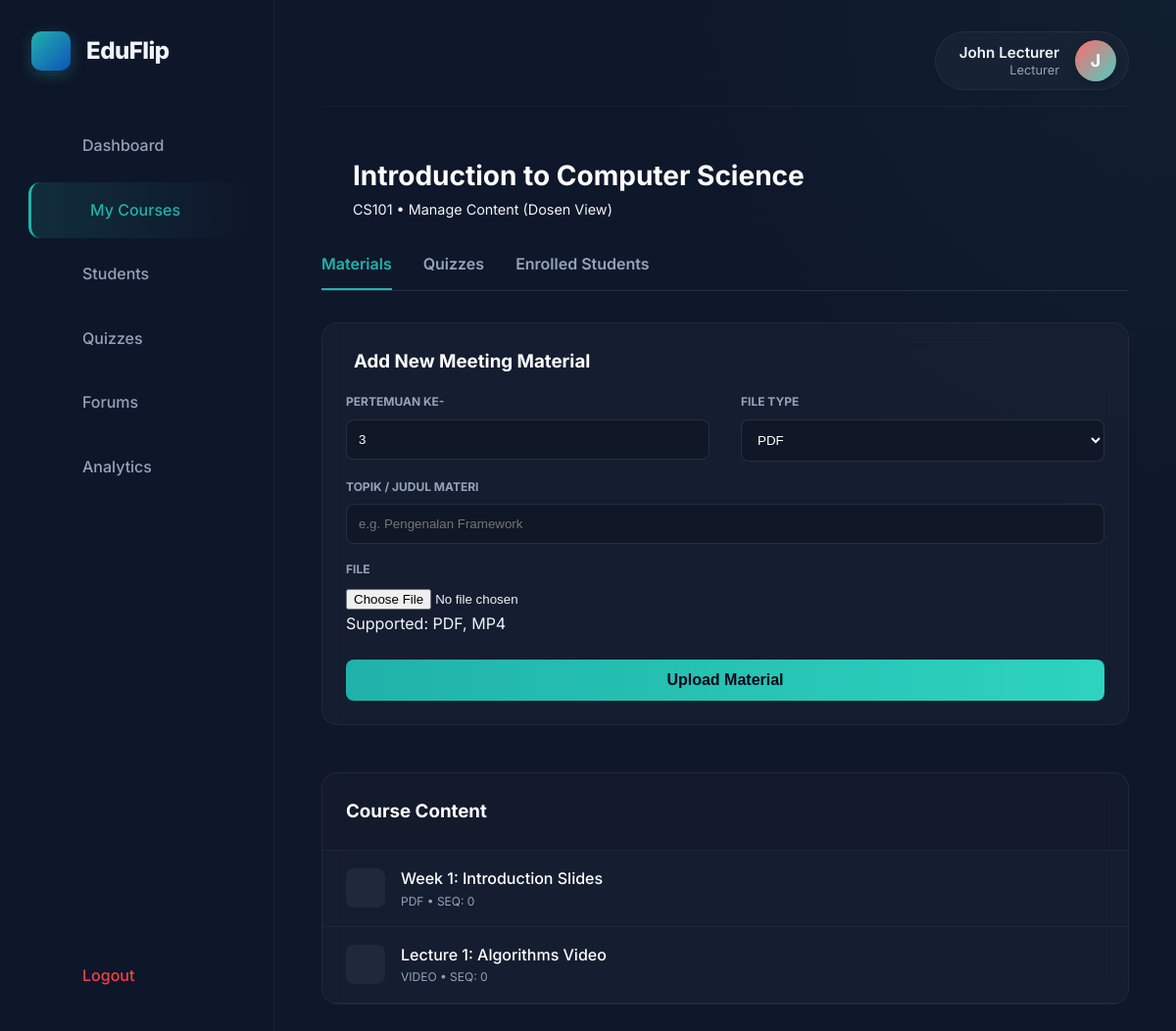
The page /web/public/dosen/manage_course.php?id=1 (signed in) on the database as committed earlier.
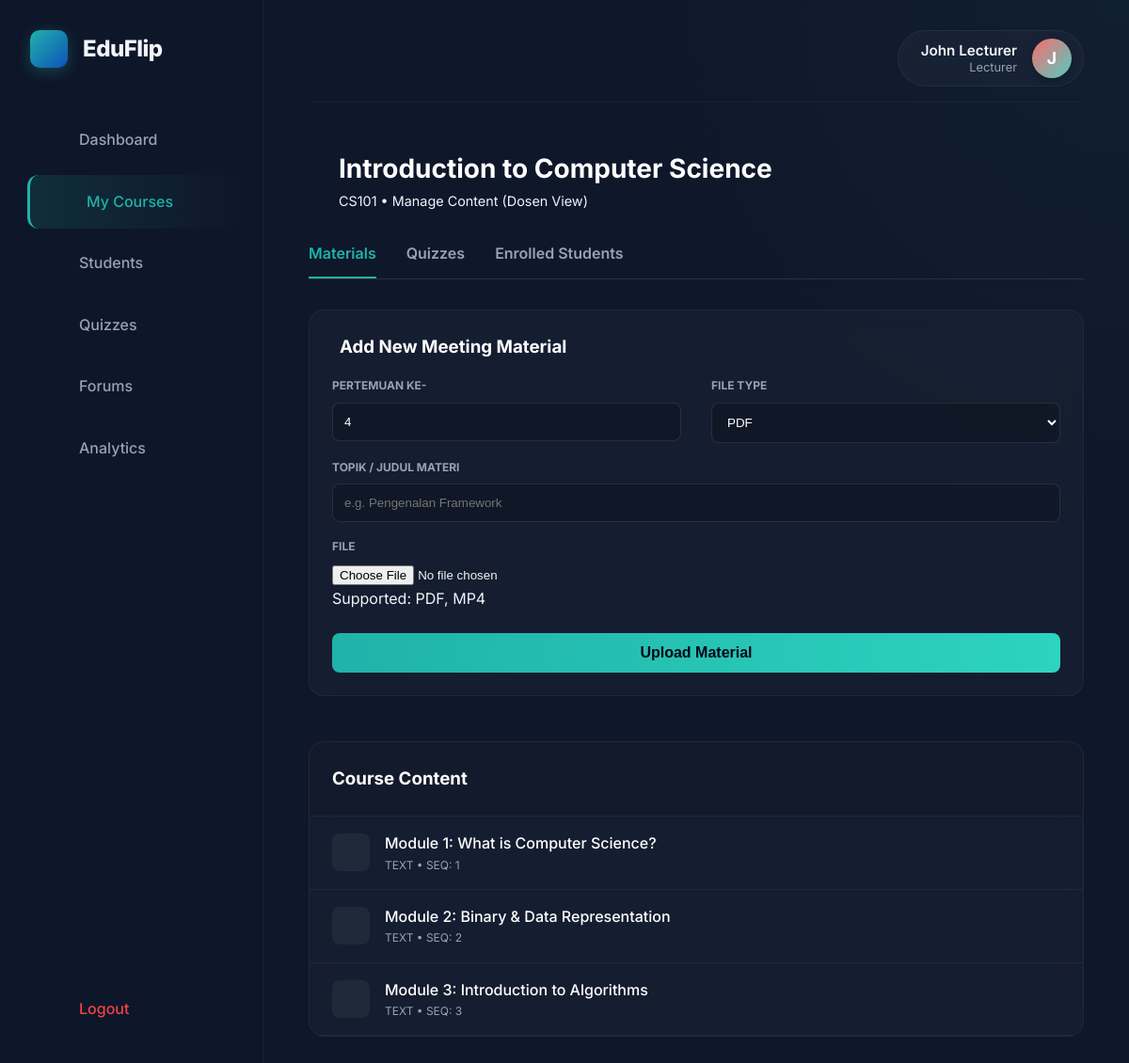
The same page on the database as committed later.
### tables this page shows
CREATE TABLE `materials` (
  `id` int NOT NULL AUTO_INCREMENT,
  `course_id` int NOT NULL,
  `title` varchar(255) NOT NULL,
  `description` text,
  `file_path` varchar(500) DEFAULT NULL,
  `file_type` enum('pdf','video','slide','text','url') NOT NULL,
  `file_size` int DEFAULT NULL,
  `order_sequence` int DEFAULT '0',
  `prerequisite_material_id` int DEFAULT NULL,
  `requires_quiz_pass` tinyint(1) DEFAULT '0',
  `minimum_quiz_score` int DEFAULT '70',
  `uploaded_by` int NOT NULL,
  `status` enum('draft','published') DEFAULT 'published',
  `created_at` timestamp NULL DEFAULT CURRENT_TIMESTAMP,
  `updated_at` timestamp NULL DEFAULT CURRENT_TIMESTAMP ON UPDATE CURRENT_TIMESTAMP,
  PRIMARY KEY (`id`),
  KEY `prerequisite_material_id` (`prerequisite_material_id`),
  KEY `uploaded_by` (`uploaded_by`),
  KEY `idx_course` (`course_id`),
  KEY `idx_order` (`order_sequence`),
  CONSTRAINT `materials_ibfk_1` FOREIGN KEY (`course_id`) REFERENCES `courses` (`id`) ON DELETE CASCADE,
  CONSTRAINT `materials_ibfk_2` FOREIGN KEY (`prerequisite_material_id`) REFERENCES `materials` (`id`) ON DELETE SET NULL,
  CONSTRAINT `materials_ibfk_3` FOREIGN KEY (`uploaded_by`) REFERENCES `users` (`id`)
);

### web/public/dosen/manage_course.php (the view, shortened to what the changed rows need)
<?php
require_once '../../includes/auth.php';
$course_id = $_GET['id'] ?? 0;
$user_id = $_SESSION['user_id'];
$user_role = $_SESSION['role'];
if ($user_role === 'admin') {
    $stmt = $pdo->prepare("SELECT * FROM courses WHERE id = ?");
    $stmt->execute([$course_id]);
} else {
    $stmt = $pdo->prepare("SELECT * FROM courses WHERE id = ? AND created_by = ?");
    $stmt->execute([$course_id, $user_id]);
}
$course = $stmt->fetch(PDO::FETCH_ASSOC);
$stmt = $pdo->prepare("SELECT * FROM materials WHERE course_id = ? ORDER BY order_sequence ASC, created_at DESC");
$stmt->execute([$course_id]);
$materials = $stmt->fetchAll(PDO::FETCH_ASSOC);
$activeTab = $_GET['tab'] ?? 'materials';
include 'includes/header.php';
?>
             <div class="reveal-element">
                <div style="display: flex; align-items: center; gap: 1rem; margin-bottom: 2rem;">
                    <div>
                        <h1 style="font-size: 1.75rem; font-weight: 700; margin: 0; color: white;"><?php echo htmlspecialchars($course['course_name']); ?></h1>
                    </div>
                </div>
                <?php if ($activeTab == 'materials'): ?>
                    <div class="grid grid-cols-1 lg:grid-cols-3 gap-6">
                        <div class="lg:col-span-1">
                            <div style="background: rgba(30, 41, 59, 0.4); backdrop-filter: blur(12px); border-radius: 16px; padding: 1.5rem; border: 1px solid rgba(255,255,255,0.05);">
                                <h3 style="color: white; font-weight: 700; margin-bottom: 1rem; display: flex; align-items: center; gap: 0.5rem;"><i class="ri-add-circle-line text-emerald-400"></i> Add New Meeting Material</h3>
                                <form method="POST" enctype="multipart/form-data">
                                    <div class="grid grid-cols-2 gap-4">
                                        <div style="margin-bottom: 1rem;">
                                            <label style="display: block; color: var(--text-muted); font-size: 0.75rem; font-weight: 700; text-transform: uppercase; margin-bottom: 0.5rem;">Pertemuan Ke-</label>
                                            <input type="number" name="meeting" min="1" max="28" style="width: 100%; background: rgba(0,0,0,0.2); border: 1px solid rgba(255,255,255,0.1); padding: 0.75rem; border-radius: 8px; color: white; outline: none;" placeholder="1" required value="<?php echo count($materials) + 1; ?>">
                                        </div>
                                        <div style="margin-bottom: 1rem;">
                                            <label style="display: block; color: var(--text-muted); font-size: 0.75rem; font-weight: 700; text-transform: uppercase; margin-bottom: 0.5rem;">File Type</label>
                                            <select name="type" style="width: 100%; background: rgba(0,0,0,0.2); border: 1px solid rgba(255,255,255,0.1); padding: 0.75rem; border-radius: 8px; color: white; outline: none;">
                                                <option value="pdf" style="background:#1e293b;">PDF</option>
                                            </select>
                                        </div>
                                    </div>
                                    <div style="margin-bottom: 1rem;">
                                        <label style="display: block; color: var(--text-muted); font-size: 0.75rem; font-weight: 700; text-transform: uppercase; margin-bottom: 0.5rem;">Topik / Judul Materi</label>
                                        <input type="text" name="topic" style="width: 100%; background: rgba(0,0,0,0.2); border: 1px solid rgba(255,255,255,0.1); padding: 0.75rem; border-radius: 8px; color: white; outline: none;" placeholder="e.g. Pengenalan Framework" required>
                                    </div>
                                    <div style="margin-bottom: 1.5rem;">
                                        <label style="display: block; color: var(--text-muted); font-size: 0.75rem; font-weight: 700; text-transform: uppercase; margin-bottom: 0.5rem;">File</label>
                                        <input type="file" name="file" class="text-gray-400 text-sm" required>
                                        <p class="text-xs text-muted mt-1">Supported: PDF, MP4</p>
                                    </div>
                                    <button type="submit" class="btn btn-primary" style="width: 100%;">Upload Material</button>
                                </form>
                            </div>
                        </div>
                        <div class="lg:col-span-2">
                            <div style="background: rgba(30, 41, 59, 0.4); backdrop-filter: blur(12px); border-radius: 16px; border: 1px solid rgba(255,255,255,0.05); overflow: hidden;">
                                <div style="padding: 1.5rem; border-bottom: 1px solid rgba(255,255,255,0.05); background: rgba(0,0,0,0.1);">
                                    <h3 style="color: white; font-weight: 700; margin: 0;">Course Content</h3>
                                </div>
                                <?php if (empty($materials)): ?>
                                    <div style="padding: 3rem; text-align: center; color: var(--text-muted);">
                                        <i class="ri-archive-line" style="font-size: 2.5rem; opacity: 0.5; display: block; margin-bottom: 1rem;"></i>
                                        No materials uploaded yet.
                                    </div>
                                <?php else: ?>
                                    <div>
                                        <?php foreach ($materials as $mat): ?>
                                            <div style="padding: 1rem 1.5rem; border-bottom: 1px solid rgba(255,255,255,0.05); display: flex; justify-content: space-between; align-items: center;">
                                                <div style="display: flex; align-items: center; gap: 1rem;">
                                                    <div style="width: 40px; height: 40px; border-radius: 8px; background: rgba(255,255,255,0.05); display: flex; align-items: center; justify-content: center; font-size: 1.25rem;">
                                                    </div>
                                                    <div>
                                                        <div style="font-weight: 500; color: white;"><?php echo htmlspecialchars($mat['title']); ?></div>
                                                        <div style="font-size: 0.75rem; text-transform: uppercase; color: var(--text-muted);"><?php echo $mat['file_type']; ?> &bull; Seq: <?php echo $mat['order_sequence']; ?></div>
                                                    </div>
                                                </div>
                                                <div style="display: flex; gap: 0.5rem;">
                                                    <a href="../../<?php echo $mat['file_path']; ?>" target="_blank" class="btn btn-ghost" style="color: #60a5fa;"><i class="ri-eye-line"></i></a>
                                                    <button class="btn btn-ghost" style="color: #f87171;"><i class="ri-delete-bin-line"></i></button>
                                                </div>
                                            </div>
                                        <?php endforeach; ?>
                                    </div>
                                <?php endif; ?>
                            </div>
                        </div>
                    </div>
                <?php endif; ?>
<?php include 'includes/footer.php'; ?>

Rows that differ between the two databases and show on the page:
removed materials: title "Week 1: Introduction Slides", file_type "PDF", order_sequence "0"
removed materials: title "Lecture 1: Algorithms Video", file_type "VIDEO", order_sequence "0"
added materials: title "Module 1: What is Computer Science?", file_type "TEXT", order_sequence "1"
added materials: title "Module 2: Binary & Data Representation", file_type "TEXT", order_sequence "2"
added materials: title "Module 3: Introduction to Algorithms", file_type "TEXT", order_sequence "3"
Other text that changed with them:
form field meeting: "3" → "4"
